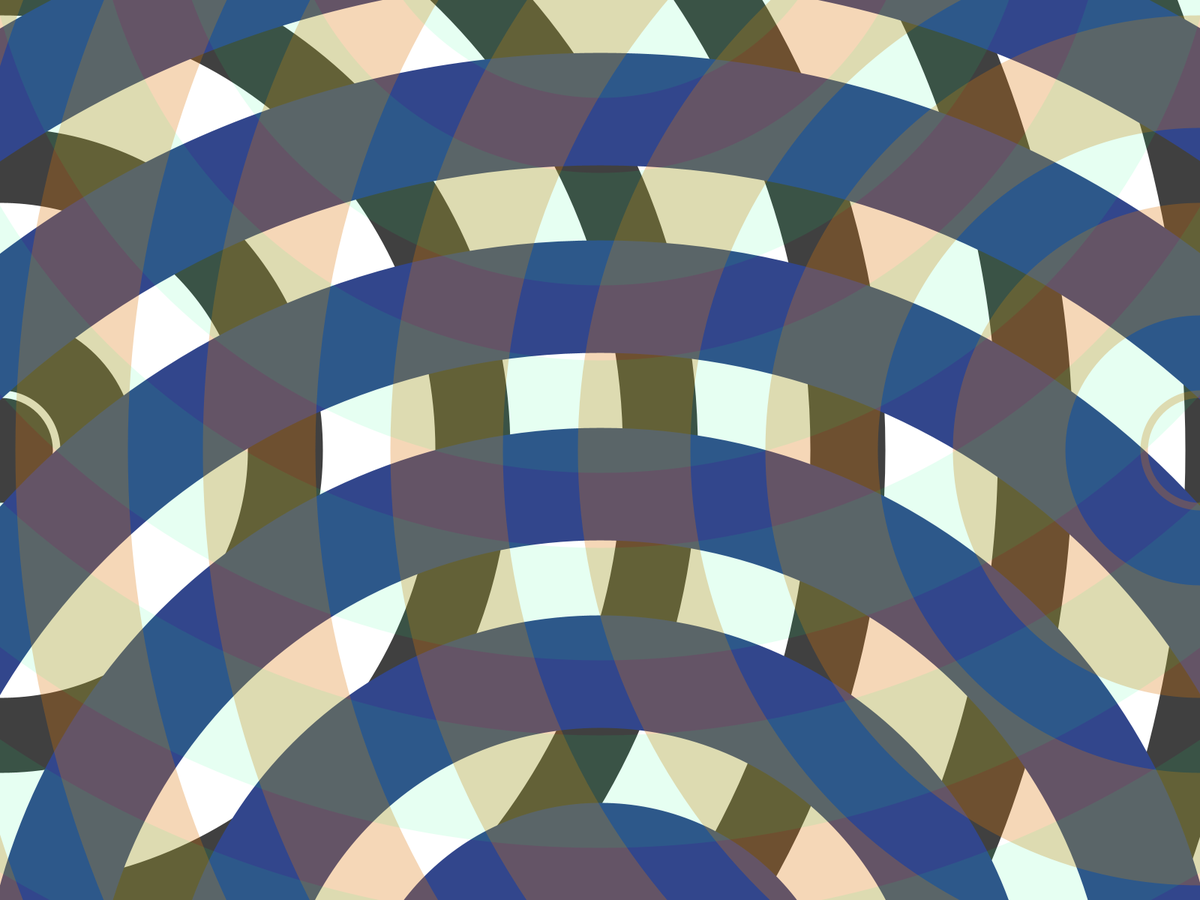
Frame 1 (no input)
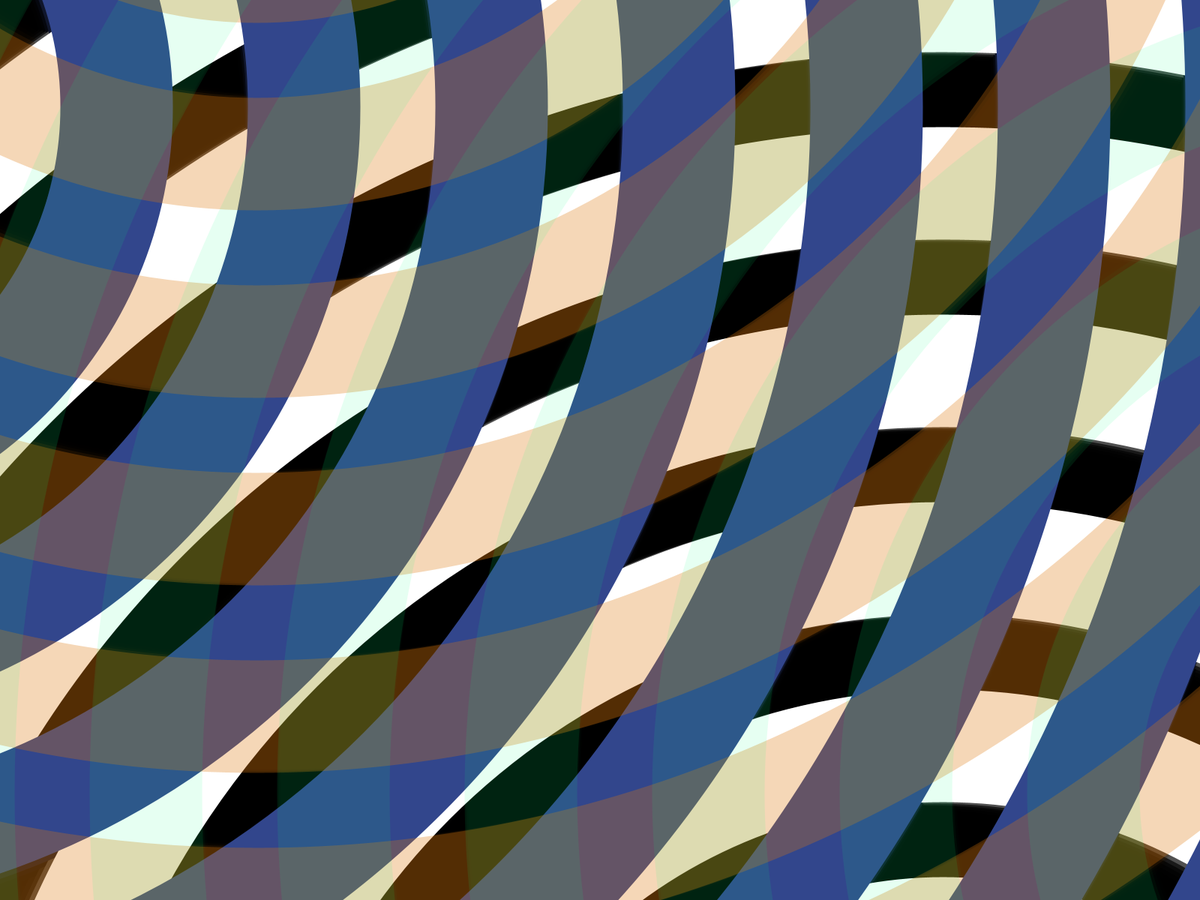
Frame 60 (the mouse pressed at the canvas centre just before this capture)
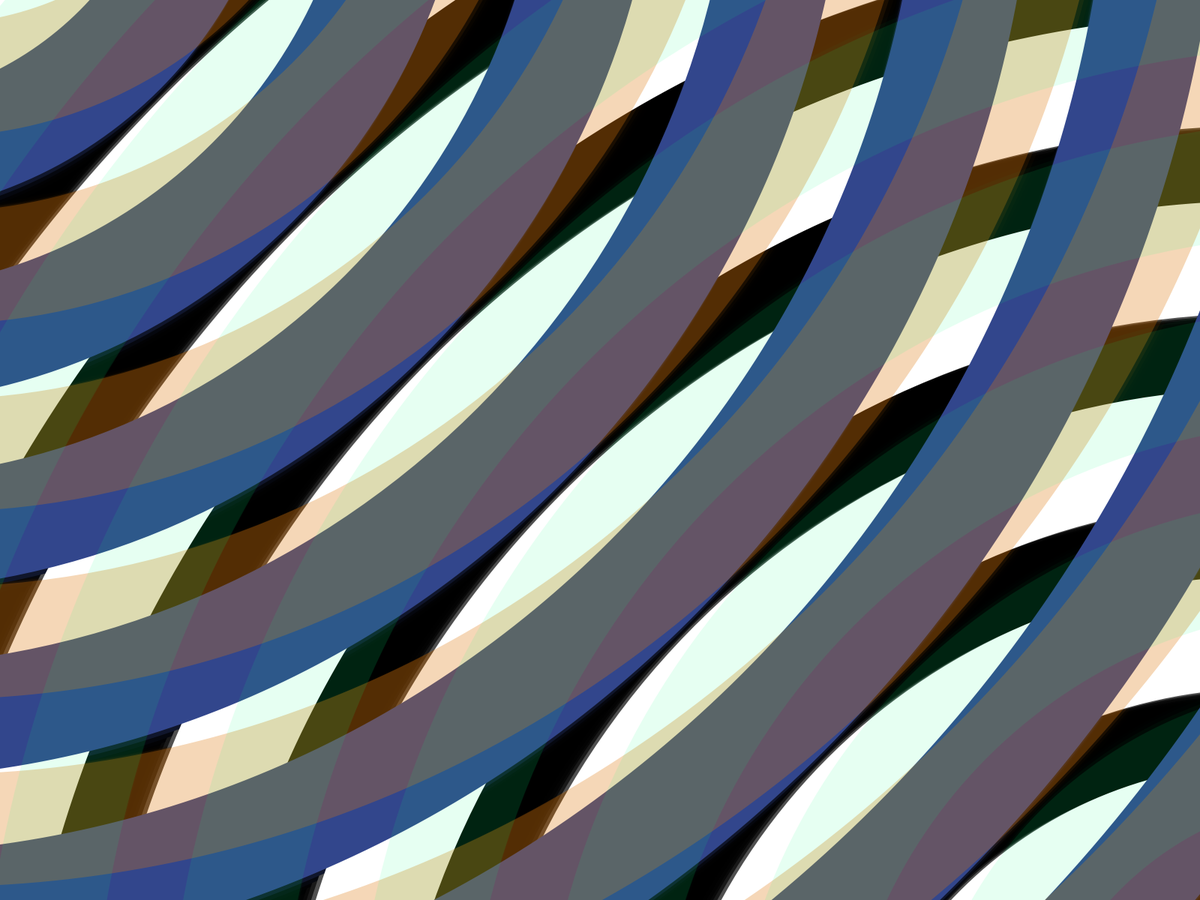
Frame 120 (the mouse held since frame 60 and released just before this capture)

The Processing sketch that drew these frames (run headless with seeded random() and noise(); from frame 60 on, the mouse is pressed at the canvas centre):

// Processing sketch: morie
// ── morie.pde
float xMod;
float yMod;
float a;

void setup() {
  //size (900,900);
  frameRate(120);
  fullScreen();
  xMod = -width/2;
  a = 0;
}

void draw() {
  bg();
  translate(width/2,height/2);
  
  //stroke(0,255);
  //circles(0,0);
  
  stroke(255,255);
  circles(xMod,yMod);
  stroke(50,70,140,255);
  circles(-yMod,-xMod);
  
  stroke(220,120,10,75);
  circles(-xMod,-yMod);
  stroke(0,255,120,25);
  circles(yMod,xMod);
  
  //stroke(255,15);
  //circles(0,xMod);
  //stroke(255,15);
  //circles(xMod,0);
  
  xMod = sin(a/100)*(width);
  yMod = cos(a/100)*(height);
  a+=0.5;
  
}

void bg() {
  push();
  noStroke();
  fill(0,175);
  rect(0,0,width,height);
  pop();
}

void circles(float Xoff, float Yoff) {
  strokeWeight(150);
  //stroke(0,200);
  noFill();
  for(int i = 0; i < 25; i++) {
    circle(Xoff,Yoff, 10+(i*500));
  }
}
  
void ellipses(float Xoff, float Yoff) {
  strokeWeight(5);
  stroke(255,200);
  noFill();
  for(int i = 0; i < 200; i++) {
    ellipse(width/2+Xoff,height/2+Yoff, 10+(i*20),5+(i*20));
  }
}
